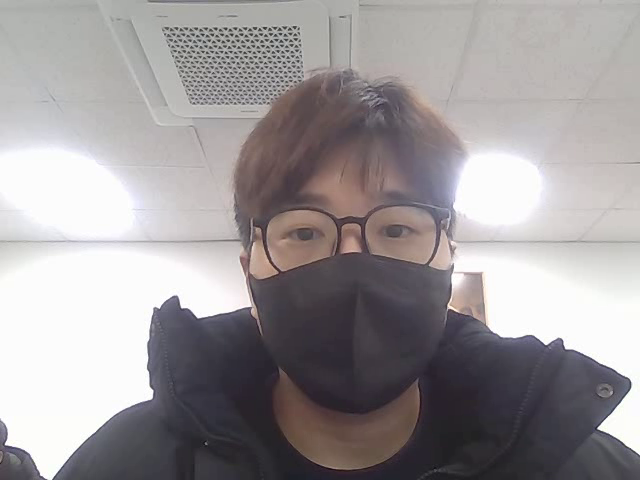
#> input picture frame 17 of Day8_2_Webcam/code/data/record.mp4, 640 x 480 px, given in place of the camera
$ python s6_1_webcam_test.py
#> lines starting #> are read from the running program, lines starting #| are printed output that depends on the picture; after the words box and inside, x2 and y2 are one past the last pixel; in counts of white or black regions, pixels touching at a corner belong together
import time
import cv2


cap = cv2.VideoCapture(0, cv2.CAP_DSHOW)
if not cap.isOpened():
    print("카메라를 열 수 없다. 번호를 1로 바꿔 보거나 연결을 확인한다.")
    raise SystemExit

writer, saved, frames = None, 0, 0
t0 = time.perf_counter()
while True:
    ok, frame = cap.read()
#> frame is the input picture: shape (480, 640, 3); mean B, G, R 153.9, 152.2, 156.8
    if not ok:
        break

    frames += 1
    fps = frames / (time.perf_counter() - t0)
    view = frame.copy()
    cv2.putText(view, f"fps {fps:4.1f}  saved {saved}  {'REC' if writer else ''}", (10, 30),
                cv2.FONT_HERSHEY_SIMPLEX, 0.8, (0, 0, 255), 2)
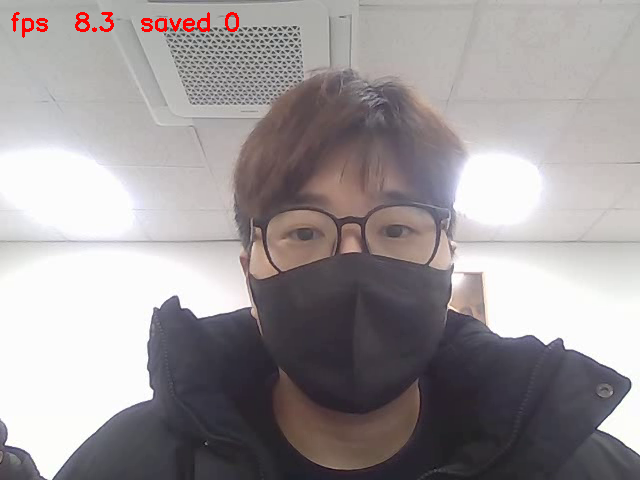
#> view: shape (480, 640, 3); 0.42% of pixels changed, all inside (x1, y1, x2, y2) = (11, 12, 239, 38)
    if writer:
        writer.write(frame)                          # 녹화는 글자 없는 원본으로
    cv2.imshow("webcam", view)
    key = cv2.waitKey(1) & 0xFF
#> (key q is pressed here)
    if key == ord("s"):
        cv2.imwrite(f"shot_{saved:03d}.png", frame)
        saved += 1
    elif key == ord("v"):
        if writer is None:
            h, w = frame.shape[:2]
            writer = cv2.VideoWriter("record.mp4", cv2.VideoWriter_fourcc(*"mp4v"), 20, (w, h))
        else:
            writer.release()
            writer = None
    elif key == ord("q"):
        break

if writer:
    writer.release()
print("처리한 프레임:", frames, " 저장한 사진:", saved)
cap.release()
cv2.destroyAllWindows()

$ run again, starting later in the video
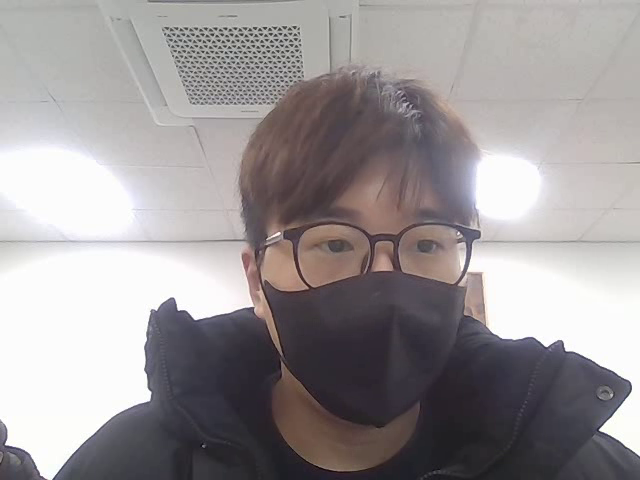
#> input picture frame 77 of Day8_2_Webcam/code/data/record.mp4, 640 x 480 px, given in place of the camera
#> frame is the input picture: shape (480, 640, 3); mean B, G, R 151.2, 149.8, 154.8
#> `cv2.putText(view, f"fps {fps:4.1f}  saved {saved}  {'REC' if writer el..`:
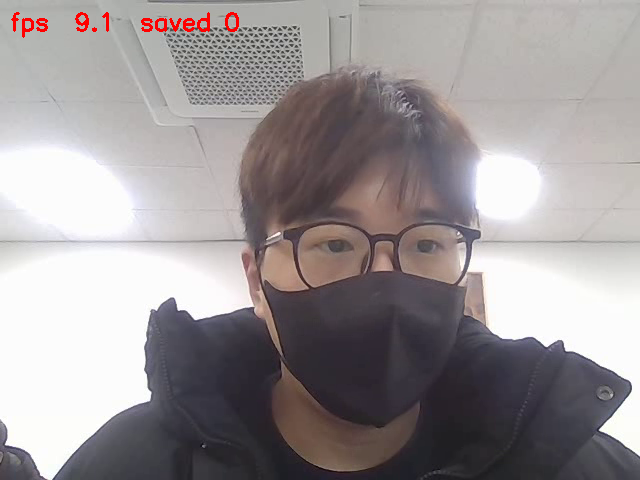
#> view: shape (480, 640, 3); 0.39% of pixels changed, all inside (x1, y1, x2, y2) = (11, 12, 239, 38)

$ run again, starting later in the video
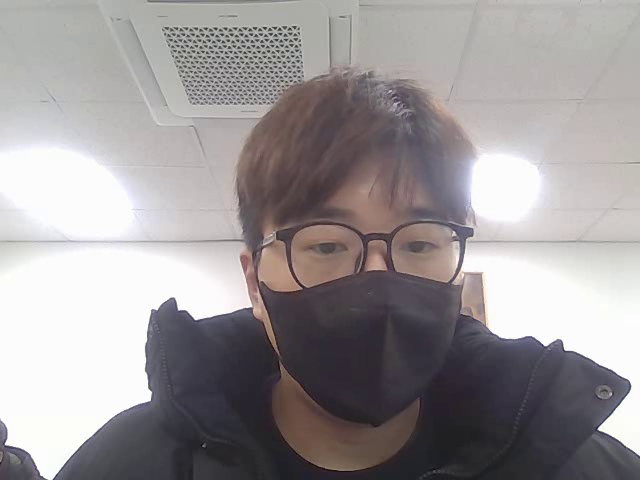
#> input picture frame 137 of Day8_2_Webcam/code/data/record.mp4, 640 x 480 px, given in place of the camera
#> frame is the input picture: shape (480, 640, 3); mean B, G, R 152.1, 150.6, 155.5
#> `cv2.putText(view, f"fps {fps:4.1f}  saved {saved}  {'REC' if writer el..`:
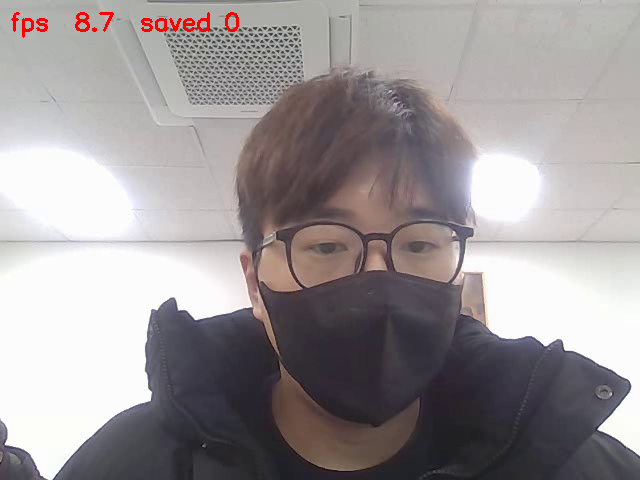
#> view: shape (480, 640, 3); 0.41% of pixels changed, all inside (x1, y1, x2, y2) = (11, 12, 239, 38)
